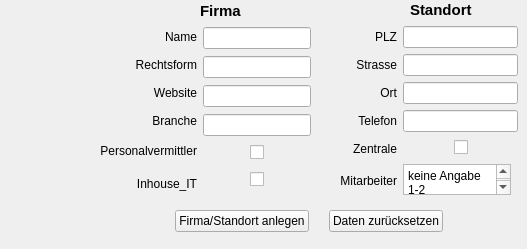
      <widget class="QWidget" name="tab1Firmen">
       <attribute name="title">
        <string>Firmen und Standorten</string>
       </attribute>
       <widget class="QLabel" name="label_19">
        <property name="geometry">
         <rect>
          <x>410</x>
          <y>0</y>
          <width>70</width>
          <height>20</height>
         </rect>
        </property>
        <property name="font">
         <font>
          <pointsize>11</pointsize>
          <weight>75</weight>
          <bold>true</bold>
         </font>
        </property>
        <property name="text">
         <string>Standort</string>
        </property>
       </widget>
       <widget class="QLabel" name="label_13">
        <property name="geometry">
         <rect>
          <x>200</x>
          <y>1</y>
          <width>70</width>
          <height>20</height>
         </rect>
        </property>
        <property name="font">
         <font>
          <pointsize>11</pointsize>
          <weight>75</weight>
          <bold>true</bold>
         </font>
        </property>
        <property name="text">
         <string>Firma</string>
        </property>
       </widget>
       <widget class="QWidget" name="layoutWidget">
        <property name="geometry">
         <rect>
          <x>100</x>
          <y>19</y>
          <width>418</width>
          <height>221</height>
         </rect>
        </property>
        <layout class="QGridLayout" name="gridLayout_9">
         <item row="0" column="0">
          <layout class="QHBoxLayout" name="horizontalLayout_18">
           <item>
            <layout class="QHBoxLayout" name="horizontalLayout_7">
             <item>
              <layout class="QVBoxLayout" name="verticalLayout_5">
               <item>
                <widget class="QLabel" name="label_14">
                 <property name="minimumSize">
                  <size>
                   <width>0</width>
                   <height>22</height>
                  </size>
                 </property>
                 <property name="maximumSize">
                  <size>
                   <width>16777215</width>
                   <height>22</height>
                  </size>
                 </property>
                 <property name="text">
                  <string>&lt;html&gt;&lt;head/&gt;&lt;body&gt;&lt;p align=&quot;right&quot;&gt;               Name&lt;/p&gt;&lt;/body&gt;&lt;/html&gt;</string>
                 </property>
                </widget>
               </item>
               <item>
                <widget class="QLabel" name="label_15">
                 <property name="minimumSize">
                  <size>
                   <width>0</width>
                   <height>22</height>
                  </size>
                 </property>
                 <property name="maximumSize">
                  <size>
                   <width>16777215</width>
                   <height>22</height>
                  </size>
                 </property>
                 <property name="sizeIncrement">
                  <size>
                   <width>0</width>
                   <height>0</height>
                  </size>
                 </property>
                 <property name="text">
                  <string>&lt;html&gt;&lt;head/&gt;&lt;body&gt;&lt;p align=&quot;right&quot;&gt;     Rechtsform&lt;/p&gt;&lt;/body&gt;&lt;/html&gt;</string>
                 </property>
                </widget>
               </item>
               <item>
                <widget class="QLabel" name="label_16">
                 <property name="minimumSize">
                  <size>
                   <width>0</width>
                   <height>22</height>
                  </size>
                 </property>
                 <property name="maximumSize">
                  <size>
                   <width>16777215</width>
                   <height>22</height>
                  </size>
                 </property>
                 <property name="text">
                  <string>&lt;html&gt;&lt;head/&gt;&lt;body&gt;&lt;p align=&quot;right&quot;&gt;          Website&lt;/p&gt;&lt;/body&gt;&lt;/html&gt;</string>
                 </property>
                </widget>
               </item>
               <item>
                <widget class="QLabel" name="label_17">
                 <property name="minimumSize">
                  <size>
                   <width>0</width>
                   <height>22</height>
                  </size>
                 </property>
                 <property name="maximumSize">
                  <size>
                   <width>16777215</width>
                   <height>22</height>
                  </size>
                 </property>
                 <property name="text">
                  <string>&lt;html&gt;&lt;head/&gt;&lt;body&gt;&lt;p align=&quot;right&quot;&gt;          Branche&lt;/p&gt;&lt;/body&gt;&lt;/html&gt;</string>
                 </property>
                </widget>
               </item>
               <item>
                <widget class="QLabel" name="label_18">
                 <property name="text">
                  <string>&lt;html&gt;&lt;head/&gt;&lt;body&gt;&lt;p align=&quot;right&quot;&gt;Personalvermittler&lt;/p&gt;&lt;/body&gt;&lt;/html&gt;</string>
                 </property>
                </widget>
               </item>
               <item>
                <widget class="QLabel" name="label_38">
                 <property name="text">
                  <string>&lt;html&gt;&lt;head/&gt;&lt;body&gt;&lt;p align=&quot;right&quot;&gt;Inhouse_IT&lt;/p&gt;&lt;/body&gt;&lt;/html&gt;</string>
                 </property>
                </widget>
               </item>
              </layout>
             </item>
             <item>
              <layout class="QVBoxLayout" name="verticalLayout_9">
               <item>
                <widget class="QLineEdit" name="firmaName"/>
               </item>
               <item>
                <widget class="QLineEdit" name="firmaRechtsform"/>
               </item>
               <item>
                <widget class="QLineEdit" name="firmaWebsite"/>
               </item>
               <item>
                <widget class="QLineEdit" name="firmaBranche"/>
               </item>
               <item>
                <layout class="QGridLayout" name="gridLayout_2">
                 <item row="0" column="0">
                  <spacer name="horizontalSpacer_8">
                   <property name="orientation">
                    <enum>Qt::Horizontal</enum>
                   </property>
                   <property name="sizeHint" stdset="0">
                    <size>
                     <width>40</width>
                     <height>20</height>
                    </size>
                   </property>
                  </spacer>
                 </item>
                 <item row="0" column="1">
                  <widget class="QCheckBox" name="firmaPersonalvermitler">
                   <property name="baseSize">
                    <size>
                     <width>0</width>
                     <height>0</height>
                    </size>
                   </property>
                   <property name="layoutDirection">
                    <enum>Qt::LeftToRight</enum>
                   </property>
                   <property name="text">
                    <string/>
                   </property>
                  </widget>
                 </item>
                 <item row="0" column="2">
                  <spacer name="horizontalSpacer_6">
                   <property name="orientation">
                    <enum>Qt::Horizontal</enum>
                   </property>
                   <property name="sizeHint" stdset="0">
                    <size>
                     <width>40</width>
                     <height>20</height>
                    </size>
                   </property>
                  </spacer>
                 </item>
                </layout>
               </item>
               <item>
                <layout class="QGridLayout" name="gridLayout_7">
                 <item row="0" column="0">
                  <spacer name="horizontalSpacer_23">
                   <property name="orientation">
                    <enum>Qt::Horizontal</enum>
                   </property>
                   <property name="sizeHint" stdset="0">
                    <size>
                     <width>40</width>
                     <height>20</height>
                    </size>
                   </property>
                  </spacer>
                 </item>
                 <item row="0" column="1">
                  <widget class="QCheckBox" name="firmaInhouse">
                   <property name="baseSize">
                    <size>
                     <width>0</width>
                     <height>0</height>
                    </size>
                   </property>
                   <property name="layoutDirection">
                    <enum>Qt::LeftToRight</enum>
                   </property>
                   <property name="text">
                    <string/>
                   </property>
                  </widget>
                 </item>
                 <item row="0" column="2">
                  <spacer name="horizontalSpacer_24">
                   <property name="orientation">
                    <enum>Qt::Horizontal</enum>
                   </property>
                   <property name="sizeHint" stdset="0">
                    <size>
                     <width>40</width>
                     <height>20</height>
                    </size>
                   </property>
                  </spacer>
                 </item>
                </layout>
               </item>
              </layout>
             </item>
            </layout>
           </item>
           <item>
            <spacer name="horizontalSpacer_12">
             <property name="orientation">
              <enum>Qt::Horizontal</enum>
             </property>
             <property name="sizeType">
              <enum>QSizePolicy::Fixed</enum>
             </property>
             <property name="sizeHint" stdset="0">
              <size>
               <width>23</width>
               <height>20</height>
              </size>
             </property>
            </spacer>
           </item>
           <item>
            <layout class="QHBoxLayout" name="horizontalLayout_17">
             <item>
              <layout class="QVBoxLayout" name="verticalLayout_7">
               <item>
                <widget class="QLabel" name="label_20">
                 <property name="minimumSize">
                  <size>
                   <width>0</width>
                   <height>22</height>
                  </size>
                 </property>
                 <property name="maximumSize">
                  <size>
                   <width>16777215</width>
                   <height>22</height>
                  </size>
                 </property>
                 <property name="text">
                  <string>&lt;html&gt;&lt;head/&gt;&lt;body&gt;&lt;p align=&quot;right&quot;&gt;     PLZ&lt;/p&gt;&lt;/body&gt;&lt;/html&gt;</string>
                 </property>
                </widget>
               </item>
               <item>
                <widget class="QLabel" name="label_21">
                 <property name="minimumSize">
                  <size>
                   <width>0</width>
                   <height>22</height>
                  </size>
                 </property>
                 <property name="maximumSize">
                  <size>
                   <width>16777215</width>
                   <height>22</height>
                  </size>
                 </property>
                 <property name="text">
                  <string>&lt;html&gt;&lt;head/&gt;&lt;body&gt;&lt;p align=&quot;right&quot;&gt;Strasse&lt;/p&gt;&lt;/body&gt;&lt;/html&gt;</string>
                 </property>
                </widget>
               </item>
               <item>
                <widget class="QLabel" name="label_22">
                 <property name="minimumSize">
                  <size>
                   <width>0</width>
                   <height>22</height>
                  </size>
                 </property>
                 <property name="maximumSize">
                  <size>
                   <width>16777215</width>
                   <height>22</height>
                  </size>
                 </property>
                 <property name="text">
                  <string>&lt;html&gt;&lt;head/&gt;&lt;body&gt;&lt;p align=&quot;right&quot;&gt;     Ort&lt;/p&gt;&lt;/body&gt;&lt;/html&gt;</string>
                 </property>
                </widget>
               </item>
               <item>
                <widget class="QLabel" name="label_23">
                 <property name="minimumSize">
                  <size>
                   <width>0</width>
                   <height>22</height>
                  </size>
                 </property>
                 <property name="maximumSize">
                  <size>
                   <width>16777215</width>
                   <height>22</height>
                  </size>
                 </property>
                 <property name="text">
                  <string>&lt;html&gt;&lt;head/&gt;&lt;body&gt;&lt;p align=&quot;right&quot;&gt;Telefon&lt;/p&gt;&lt;/body&gt;&lt;/html&gt;</string>
                 </property>
                </widget>
               </item>
               <item>
                <widget class="QLabel" name="label_24">
                 <property name="minimumSize">
                  <size>
                   <width>0</width>
                   <height>22</height>
                  </size>
                 </property>
                 <property name="maximumSize">
                  <size>
                   <width>16777215</width>
                   <height>22</height>
                  </size>
                 </property>
                 <property name="text">
                  <string>&lt;html&gt;&lt;head/&gt;&lt;body&gt;&lt;p align=&quot;right&quot;&gt;Zentrale&lt;/p&gt;&lt;/body&gt;&lt;/html&gt;</string>
                 </property>
                </widget>
               </item>
               <item>
                <widget class="QLabel" name="label_39">
                 <property name="minimumSize">
                  <size>
                   <width>0</width>
                   <height>31</height>
                  </size>
                 </property>
                 <property name="maximumSize">
                  <size>
                   <width>16777215</width>
                   <height>31</height>
                  </size>
                 </property>
                 <property name="text">
                  <string>&lt;html&gt;&lt;head/&gt;&lt;body&gt;&lt;p align=&quot;right&quot;&gt;Mitarbeiter&lt;/p&gt;&lt;/body&gt;&lt;/html&gt;</string>
                 </property>
                </widget>
               </item>
              </layout>
             </item>
             <item>
              <layout class="QVBoxLayout" name="verticalLayout_6">
               <item>
                <widget class="QLineEdit" name="standortPlz"/>
               </item>
               <item>
                <widget class="QLineEdit" name="standortStrasse"/>
               </item>
               <item>
                <widget class="QLineEdit" name="standortOrt"/>
               </item>
               <item>
                <widget class="QLineEdit" name="standortTelefon"/>
               </item>
               <item>
                <layout class="QGridLayout" name="gridLayout_8">
                 <item row="0" column="0">
                  <spacer name="horizontalSpacer_10">
                   <property name="orientation">
                    <enum>Qt::Horizontal</enum>
                   </property>
                   <property name="sizeHint" stdset="0">
                    <size>
                     <width>40</width>
                     <height>20</height>
                    </size>
                   </property>
                  </spacer>
                 </item>
                 <item row="0" column="1">
                  <widget class="QCheckBox" name="standortZentraleCheckBox">
                   <property name="text">
                    <string/>
                   </property>
                  </widget>
                 </item>
                 <item row="0" column="2">
                  <spacer name="horizontalSpacer_9">
                   <property name="orientation">
                    <enum>Qt::Horizontal</enum>
                   </property>
                   <property name="sizeHint" stdset="0">
                    <size>
                     <width>40</width>
                     <height>20</height>
                    </size>
                   </property>
                  </spacer>
                 </item>
                </layout>
               </item>
               <item>
                <widget class="QPlainTextEdit" name="standortMitarbeiter">
                 <property name="maximumSize">
                  <size>
                   <width>108</width>
                   <height>31</height>
                  </size>
                 </property>
                 <property name="plainText">
                  <string>keine Angabe
1-2
3-5
6-10
11-25
26-50
51-100
101-250
251-1000
mehr als 1000</string>
                 </property>
                </widget>
               </item>
              </layout>
             </item>
            </layout>
           </item>
          </layout>
         </item>
         <item row="1" column="0">
          <layout class="QGridLayout" name="gridLayout_12">
           <item row="0" column="0">
            <spacer name="horizontalSpacer_13">
             <property name="orientation">
              <enum>Qt::Horizontal</enum>
             </property>
             <property name="sizeHint" stdset="0">
              <size>
               <width>40</width>
               <height>20</height>
              </size>
             </property>
            </spacer>
           </item>
           <item row="0" column="1">
            <layout class="QGridLayout" name="gridLayout_10">
             <item row="0" column="0">
              <widget class="QPushButton" name="firmaStandortAnlegen">
               <property name="text">
                <string>Firma/Standort anlegen</string>
               </property>
              </widget>
             </item>
             <item row="0" column="1">
              <spacer name="horizontalSpacer_11">
               <property name="orientation">
                <enum>Qt::Horizontal</enum>
               </property>
               <property name="sizeType">
                <enum>QSizePolicy::Fixed</enum>
               </property>
               <property name="sizeHint" stdset="0">
                <size>
                 <width>14</width>
                 <height>20</height>
                </size>
               </property>
              </spacer>
             </item>
             <item row="0" column="2">
              <widget class="QPushButton" name="firmaStandortReset">
               <property name="text">
                <string>Daten zurücksetzen</string>
               </property>
              </widget>
             </item>
            </layout>
           </item>
           <item row="0" column="2">
            <spacer name="horizontalSpacer_14">
             <property name="orientation">
              <enum>Qt::Horizontal</enum>
             </property>
             <property name="sizeHint" stdset="0">
              <size>
               <width>40</width>
               <height>20</height>
              </size>
             </property>
            </spacer>
           </item>
          </layout>
         </item>
        </layout>
       </widget>
      </widget>
